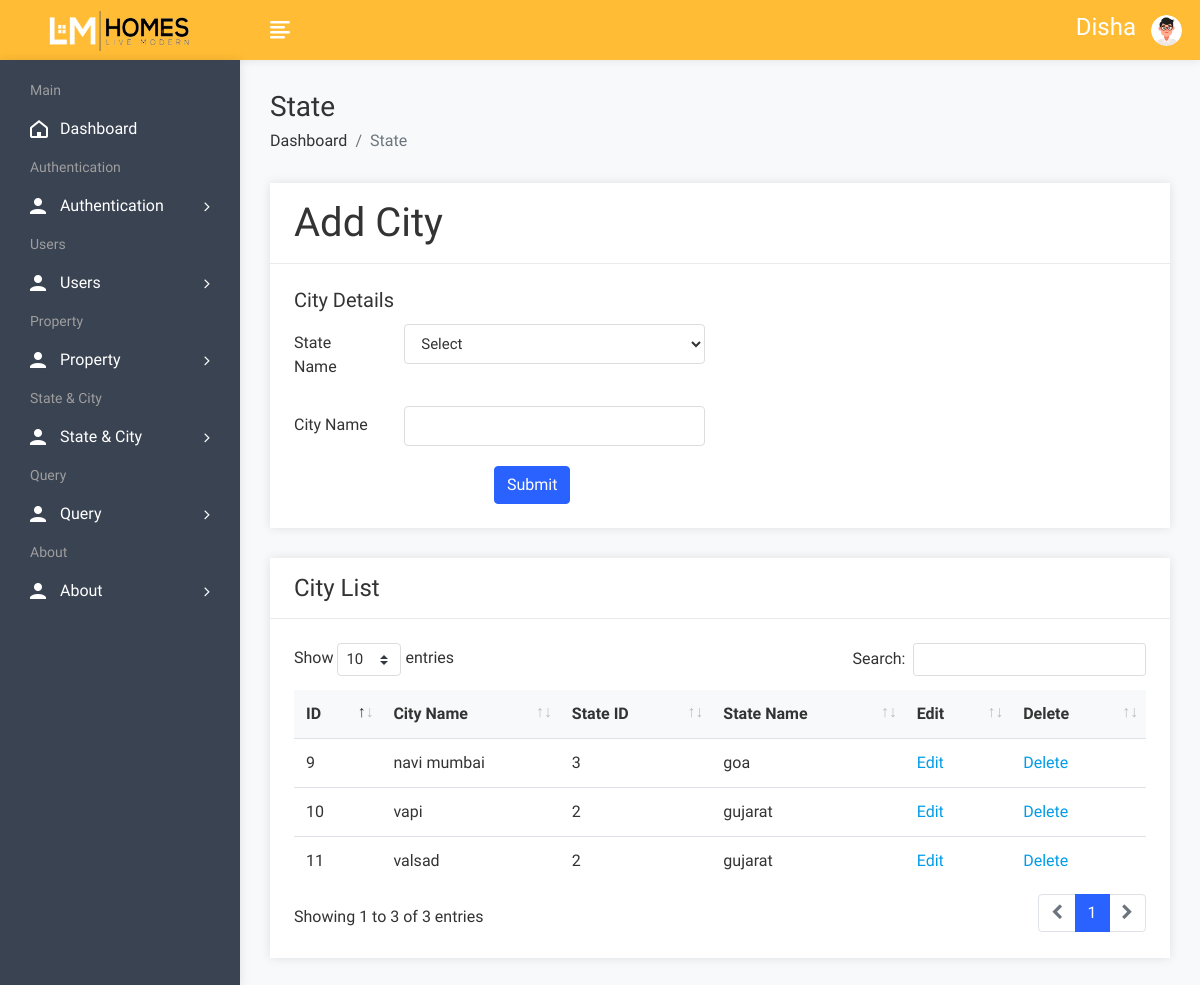
/admin/cityadd.php (signed in), run on an earlier commit of the app's database.
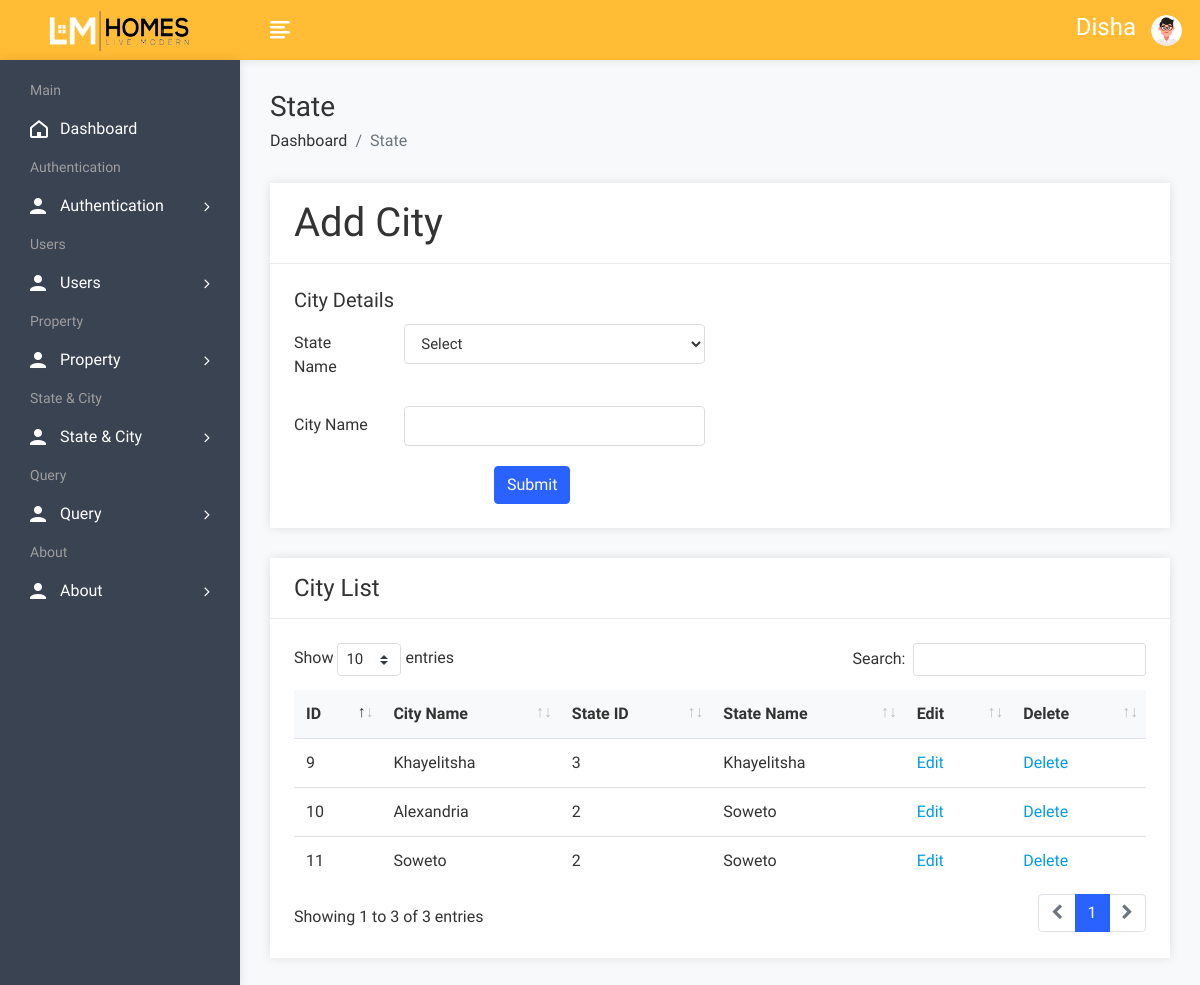
And on a later commit of the database.
### tables this page shows
CREATE TABLE `city` (
  `cid` int(50) NOT NULL,
  `cname` varchar(100) NOT NULL,
  `sid` int(50) NOT NULL
);

CREATE TABLE `state` (
  `sid` int(50) NOT NULL,
  `sname` varchar(100) NOT NULL
);

### admin/cityadd.php (the view, shortened to what this page needs)
<!DOCTYPE html>
<html lang="en">
<head>
        <link rel="stylesheet" href="assets/css/bootstrap.min.css">
        <link rel="stylesheet" href="assets/css/font-awesome.min.css">
        <link rel="stylesheet" href="assets/css/feathericon.min.css">
		<link rel="stylesheet" href="assets/plugins/datatables/dataTables.bootstrap4.min.css">
		<link rel="stylesheet" href="assets/plugins/datatables/responsive.bootstrap4.min.css">
		<link rel="stylesheet" href="assets/plugins/datatables/select.bootstrap4.min.css">
		<link rel="stylesheet" href="assets/plugins/datatables/buttons.bootstrap4.min.css">
        <link rel="stylesheet" href="assets/css/style.css">
    </head>
    <body>
			<?php include("header.php");?>
            <div class="page-wrapper">
                <div class="content container-fluid">
					<div class="page-header">
						<div class="row">
							<div class="col">
								<h3 class="page-title">State</h3>
								<ul class="breadcrumb">
									<li class="breadcrumb-item"><a href="dashboard.php">Dashboard</a></li>
									<li class="breadcrumb-item active">State</li>
								</ul>
							</div>
						</div>
					</div>
					<div class="row">
						<div class="col-md-12">
							<div class="card">
								<div class="card-header">
									<h1 class="card-title">Add City</h1>
								</div>
								<form method="post" id="insert product" enctype="multipart/form-data">
									<div class="card-body">
											<div class="row">
												<div class="col-xl-6">
													<h5 class="card-title">City Details</h5>
													<div class="form-group row">
														<label class="col-lg-3 col-form-label">State Name</label>
														<div class="col-lg-9" >
															<select class="form-control" name="state">
																<option value="">Select</option>
															</select>
														</div>
													</div>
													<div class="form-group row">
														<label class="col-lg-3 col-form-label">City Name</label>
														<div class="col-lg-9">
															<input type="text" class="form-control" name="city">
														</div>
													</div>
												</div>
											</div>
											<div class="text-left">
												<input type="submit" class="btn btn-primary"  value="Submit" name="insert" style="margin-left:200px;">
											</div>
									</div>
								</form>
							</div>
						</div>
					</div>
				<div class="row">
						<div class="col-sm-12">
							<div class="card">
								<div class="card-header">
									<h4 class="card-title">City List</h4>
								</div>
								<div class="card-body">
									<table id="basic-datatable" class="table">
                                            <thead>
                                                <tr>
                                                    <th>ID</th>
                                                    <th>City Name</th>
													<th>State ID</th>
													<th>State Name</th>
													<th>Edit</th>
                                                    <th>Delete</th>
                                                </tr>
                                            </thead>
                                            <tbody>
											<?php
												$query=mysqli_query($con,"select city.*,state.sname from city,state where city.sid=state.sid");
												while($row=mysqli_fetch_array($query))
													{
											?>
                                                <tr>
                                                    <td><?php echo $row['0']; ?></td>
                                                    <td><?php echo $row['1']; ?></td>
													<td><?php echo $row['2']; ?></td>
													<td><?php echo $row['sname']; ?></td>
													<td><a href="cityedit.php?id=<?php echo $row['0']; ?>">Edit</a></td>
                                                    <td><a href="citydelete.php?id=<?php echo $row['0']; ?>">Delete</a></td>
                                                </tr>
                                                <?php } ?>
                                            </tbody>
                                        </table>
								</div>
							</div>
						</div>
					</div>
				</div>
			</div>
    </body>
</html>

What changed in the data, as far as the page shows it:
changed city id 9: cname "navi mumbai" → "Khayelitsha"; sid.sname "goa" → "Khayelitsha"
changed city id 10: cname "vapi" → "Alexandria"; sid.sname "gujarat" → "Soweto"
changed city id 11: cname "valsad" → "Soweto"; sid.sname "gujarat" → "Soweto"
